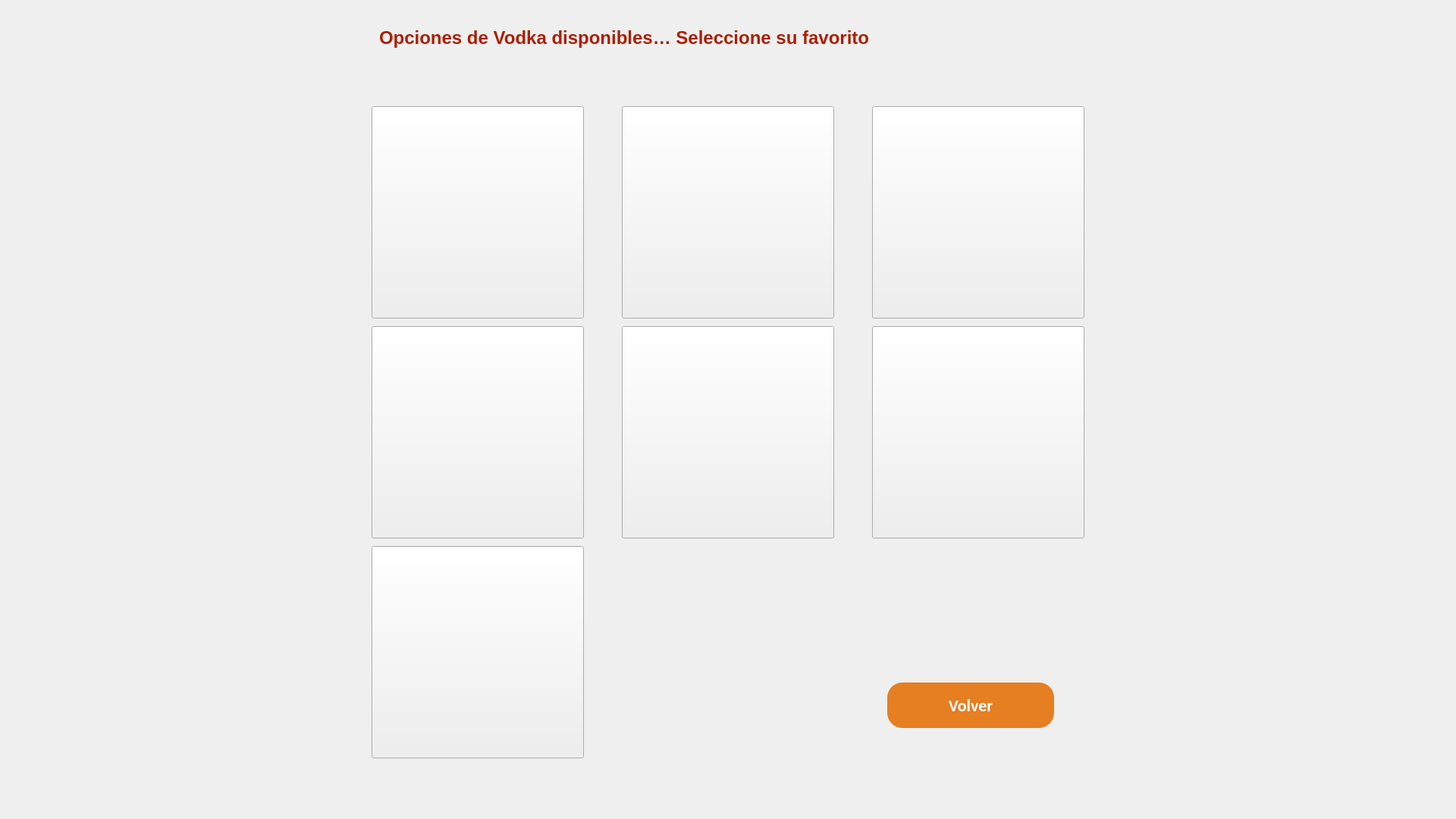
<?xml version="1.0" encoding="UTF-8"?>
<ui version="4.0">
 <class>ventanaJugo</class>
 <widget class="QMainWindow" name="ventanaJugo">
  <property name="geometry">
   <rect>
    <x>0</x>
    <y>0</y>
    <width>1920</width>
    <height>1080</height>
   </rect>
  </property>
  <property name="windowTitle">
   <string>MainWindow</string>
  </property>
  <property name="styleSheet">
   <string notr="true">QWidget {
    background: qlineargradient(
        spread:pad, x1:0, y1:0, x2:1, y2:0,
        stop:0 rgba(255, 220, 150, 255), /* Color claro, hacia la izquierda */
        stop:1 rgba(230, 134, 60, 255)  /* Color naranja oscuro, hacia la derecha */
    );

}
</string>
  </property>
  <widget class="QWidget" name="centralwidget">
   <widget class="QPushButton" name="jPinaCooler">
    <property name="geometry">
     <rect>
      <x>490</x>
      <y>140</y>
      <width>280</width>
      <height>280</height>
     </rect>
    </property>
    <property name="sizePolicy">
     <sizepolicy hsizetype="Expanding" vsizetype="Expanding">
      <horstretch>0</horstretch>
      <verstretch>0</verstretch>
     </sizepolicy>
    </property>
    <property name="styleSheet">
     <string notr="true">border-image: url(:/bebidasJugo/pinaCooler.png);
background: none</string>
    </property>
    <property name="text">
     <string/>
    </property>
   </widget>
   <widget class="QPushButton" name="jNaranjaSunrise">
    <property name="geometry">
     <rect>
      <x>820</x>
      <y>140</y>
      <width>280</width>
      <height>280</height>
     </rect>
    </property>
    <property name="sizePolicy">
     <sizepolicy hsizetype="Expanding" vsizetype="Expanding">
      <horstretch>0</horstretch>
      <verstretch>0</verstretch>
     </sizepolicy>
    </property>
    <property name="styleSheet">
     <string notr="true">border-image: url(:/bebidasJugo/naranjaSunrise.png);
background: none;</string>
    </property>
    <property name="text">
     <string/>
    </property>
   </widget>
   <widget class="QLabel" name="jTitulo">
    <property name="geometry">
     <rect>
      <x>500</x>
      <y>10</y>
      <width>900</width>
      <height>80</height>
     </rect>
    </property>
    <property name="sizePolicy">
     <sizepolicy hsizetype="Expanding" vsizetype="Expanding">
      <horstretch>0</horstretch>
      <verstretch>0</verstretch>
     </sizepolicy>
    </property>
    <property name="styleSheet">
     <string notr="true">QLabel {
    font-family: &quot;Calibri&quot;;         /* Fuente Calibri */
    font-size: 18pt;                /* Tamaño de 20pt */
    color: #AC1F01;                 /* Color rojo oscuro especificado */
    font-weight: bold;            /* Normal, ajusta a bold si necesitas */
    text-align: left;               /* Alineación izquierda, cámbialo a center si es necesario */
	background: none;

}
</string>
    </property>
    <property name="text">
     <string>Opciones de Vodka disponibles… Seleccione su favorito</string>
    </property>
   </widget>
   <widget class="QPushButton" name="jLimonada">
    <property name="geometry">
     <rect>
      <x>1150</x>
      <y>140</y>
      <width>280</width>
      <height>280</height>
     </rect>
    </property>
    <property name="sizePolicy">
     <sizepolicy hsizetype="Expanding" vsizetype="Expanding">
      <horstretch>0</horstretch>
      <verstretch>0</verstretch>
     </sizepolicy>
    </property>
    <property name="styleSheet">
     <string notr="true">border-image: url(:/bebidasJugo/limonada.png);
background: none;</string>
    </property>
    <property name="text">
     <string/>
    </property>
   </widget>
   <widget class="QPushButton" name="jNaranjada">
    <property name="geometry">
     <rect>
      <x>490</x>
      <y>430</y>
      <width>280</width>
      <height>280</height>
     </rect>
    </property>
    <property name="sizePolicy">
     <sizepolicy hsizetype="Expanding" vsizetype="Expanding">
      <horstretch>0</horstretch>
      <verstretch>0</verstretch>
     </sizepolicy>
    </property>
    <property name="styleSheet">
     <string notr="true">border-image: url(:/bebidasJugo/naranjada.png);
background: none;</string>
    </property>
    <property name="text">
     <string/>
    </property>
   </widget>
   <widget class="QPushButton" name="jCitrusPunch">
    <property name="geometry">
     <rect>
      <x>820</x>
      <y>430</y>
      <width>280</width>
      <height>280</height>
     </rect>
    </property>
    <property name="sizePolicy">
     <sizepolicy hsizetype="Expanding" vsizetype="Expanding">
      <horstretch>0</horstretch>
      <verstretch>0</verstretch>
     </sizepolicy>
    </property>
    <property name="styleSheet">
     <string notr="true">border-image: url(:/bebidasJugo/citrusPunch.png);
background: none;</string>
    </property>
    <property name="text">
     <string/>
    </property>
   </widget>
   <widget class="QPushButton" name="jLimonadaEspumosa">
    <property name="geometry">
     <rect>
      <x>1150</x>
      <y>430</y>
      <width>280</width>
      <height>280</height>
     </rect>
    </property>
    <property name="sizePolicy">
     <sizepolicy hsizetype="Expanding" vsizetype="Expanding">
      <horstretch>0</horstretch>
      <verstretch>0</verstretch>
     </sizepolicy>
    </property>
    <property name="styleSheet">
     <string notr="true">border-image: url(:/bebidasJugo/limonadaEspumosa.png);
background: none;</string>
    </property>
    <property name="text">
     <string/>
    </property>
   </widget>
   <widget class="QPushButton" name="jPinaColada">
    <property name="geometry">
     <rect>
      <x>490</x>
      <y>720</y>
      <width>280</width>
      <height>280</height>
     </rect>
    </property>
    <property name="sizePolicy">
     <sizepolicy hsizetype="Expanding" vsizetype="Expanding">
      <horstretch>0</horstretch>
      <verstretch>0</verstretch>
     </sizepolicy>
    </property>
    <property name="styleSheet">
     <string notr="true">border-image: url(:/bebidasJugo/pinaColada.png);
background: none;</string>
    </property>
    <property name="text">
     <string/>
    </property>
   </widget>
   <widget class="QPushButton" name="jBoton">
    <property name="geometry">
     <rect>
      <x>1170</x>
      <y>900</y>
      <width>220</width>
      <height>60</height>
     </rect>
    </property>
    <property name="sizePolicy">
     <sizepolicy hsizetype="Expanding" vsizetype="Expanding">
      <horstretch>0</horstretch>
      <verstretch>0</verstretch>
     </sizepolicy>
    </property>
    <property name="styleSheet">
     <string notr="true">QPushButton {
    background-color: #e67e22;
    color: white;                /* Texto blanco */
    font-family: Calibri;         /* Fuente Calibri */
    font-size: 22px;              /* Tamaño de la fuente */
    font-weight: bold;  
    border-radius: 20px;          /* Bordes redondeados */
    padding: 10px 20px;           /* Espaciado interno para agrandar el botón */
}

QPushButton:hover {
   background-color: #d35400;     /* Color de fondo al pasar el mouse */
}</string>
    </property>
    <property name="text">
     <string>Volver</string>
    </property>
   </widget>
  </widget>
 </widget>
 <resources>
  <include location="../Bebidas/bebidasJugo/bebidasJugo.qrc"/>
 </resources>
 <connections/>
</ui>
